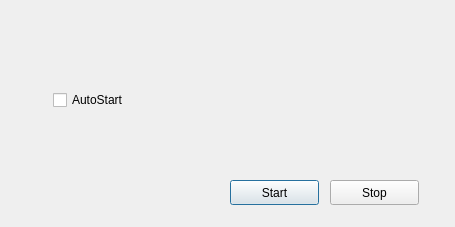
<?xml version="1.0" encoding="UTF-8"?>
<ui version="4.0">
    <class>PAVirtualOutputProps</class>
    <widget class="QDialog" name="PAVirtualOutputProps">
        <property name="geometry">
            <rect>
                <x>0</x>
                <y>0</y>
                <width>455</width>
                <height>227</height>
            </rect>
        </property>
        <property name="windowTitle">
            <string>PulseAudio Virtual Output Properties</string>
        </property>
        <widget class="QPushButton" name="pushButton_start">
            <property name="geometry">
                <rect>
                    <x>230</x>
                    <y>180</y>
                    <width>89</width>
                    <height>25</height>
                </rect>
            </property>
            <property name="text">
                <string>Start</string>
            </property>
        </widget>
        <widget class="QPushButton" name="pushButton_stop">
            <property name="geometry">
                <rect>
                    <x>330</x>
                    <y>180</y>
                    <width>89</width>
                    <height>25</height>
                </rect>
            </property>
            <property name="text">
                <string>Stop</string>
            </property>
        </widget>
        <widget class="QWidget" name="">
            <property name="geometry">
                <rect>
                    <x>42</x>
                    <y>43</y>
                    <width>381</width>
                    <height>114</height>
                </rect>
            </property>
            <layout class="QVBoxLayout" name="verticalLayout_3">
                <item>
                    <widget class="QCheckBox" name="checkBox_auto">
                        <property name="text">
                            <string>AutoStart</string>
                        </property>
                    </widget>
                </item>
            </layout>
        </widget>
    </widget>
    <layoutdefault spacing="6" margin="11"/>
    <resources/>
    <connections/>
</ui>
